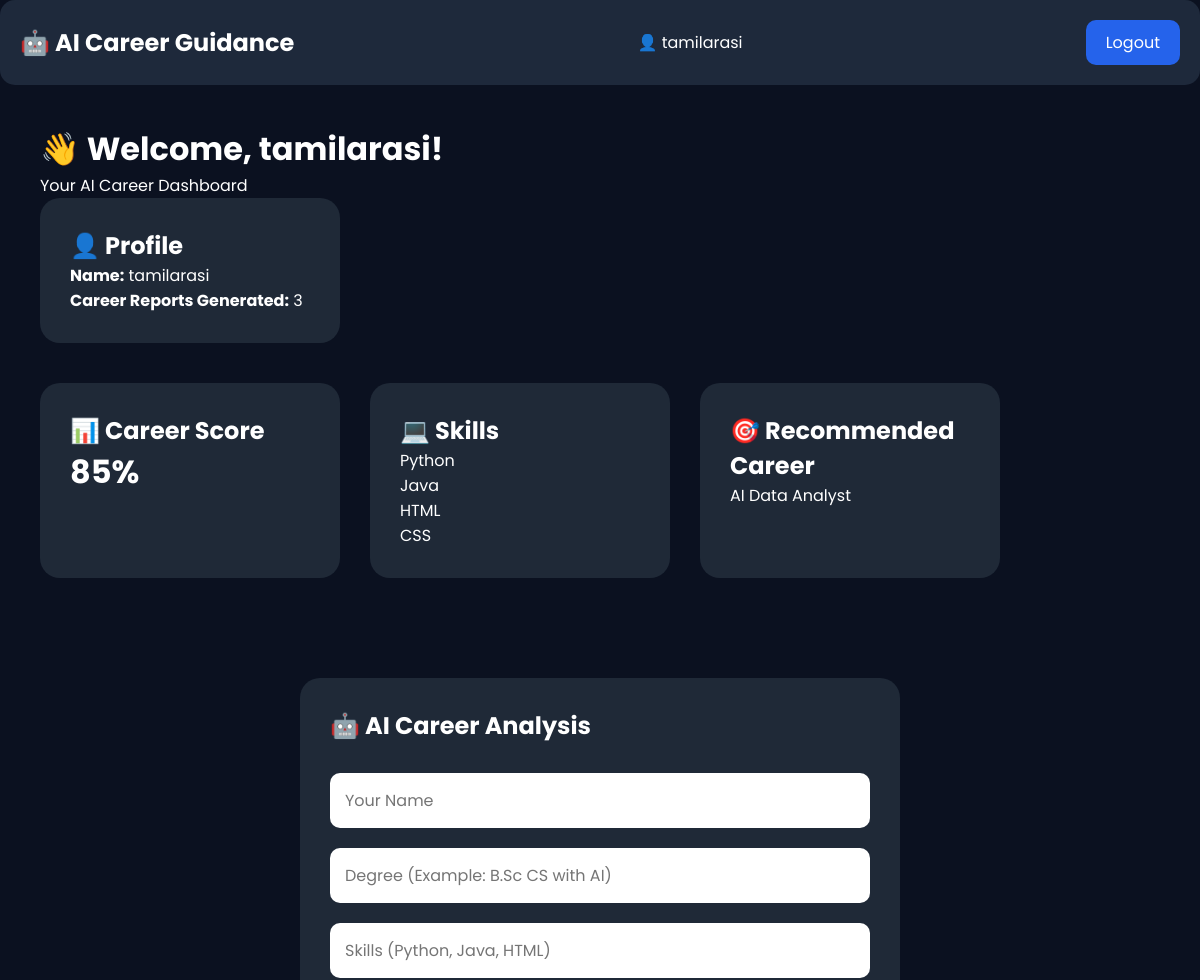
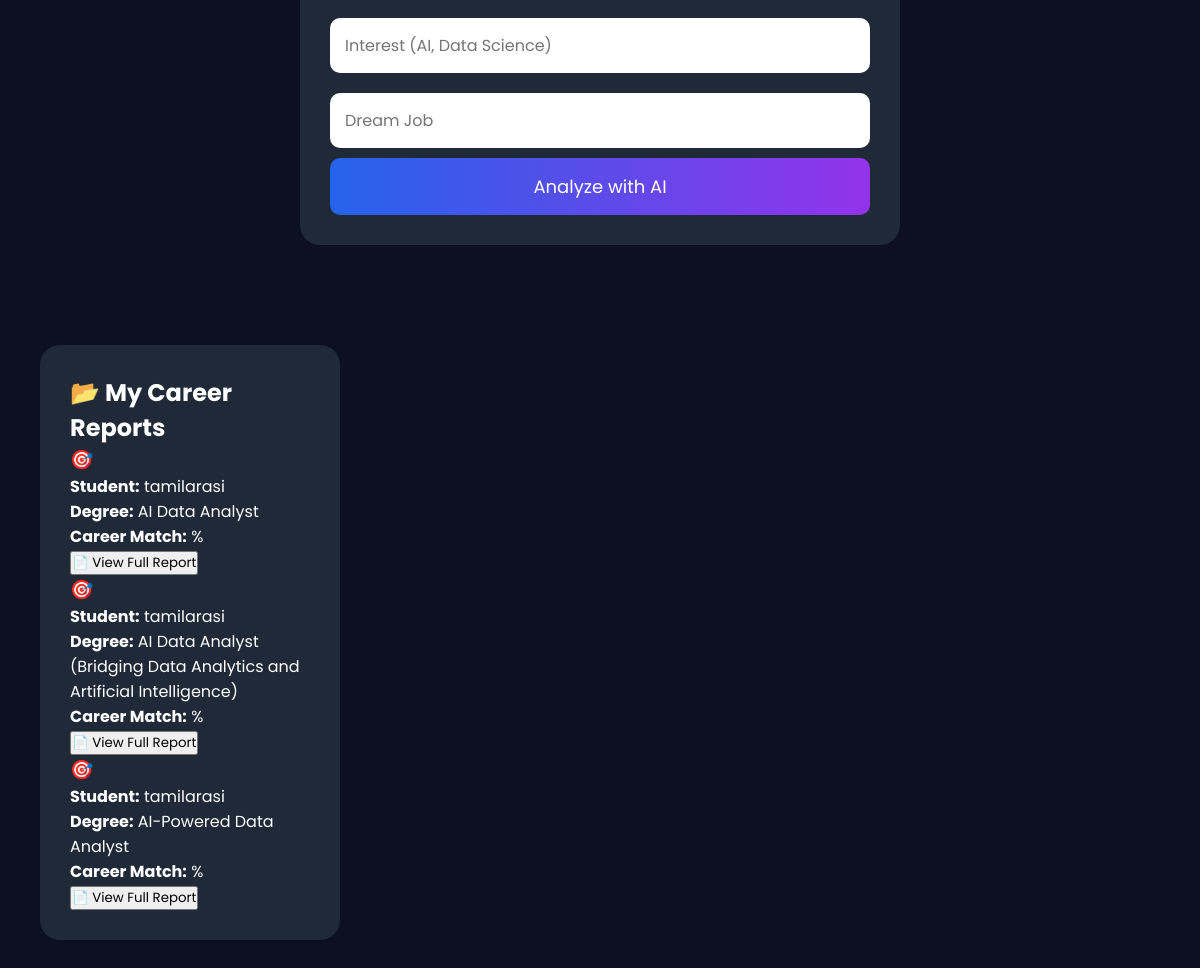
Page /career-dashboard (signed in) on the committed database (2 pictures, top to bottom).
### tables this page shows
CREATE TABLE career_results(
    id INTEGER PRIMARY KEY AUTOINCREMENT,
    name TEXT,
    degree TEXT,
    skills TEXT,
    interest TEXT,
    dreamjob TEXT,
    career_role TEXT,
    score TEXT,
    ai_result TEXT
, user_id INTEGER);

### app.py (the view)
@app.route("/career-dashboard")
def dashboard():
    if "user_id" not in session:
        return redirect("/login")
    conn = sqlite3.connect("career.db")
    cursor = conn.cursor()
    cursor.execute("""
        SELECT id, name, career_role, score, degree
        FROM career_results
        WHERE user_id=?
        ORDER BY id DESC
    """, (session["user_id"],))
    reports = cursor.fetchall()
    latest_report = reports[0] if reports else None
    report_count = len(reports)
    conn.close()
    return render_template(
        "dashboard.html",
        reports=reports,
        latest_report=latest_report,
        username=session["username"],
        report_count=report_count
    )

### templates/dashboard.html (shortened to what this page needs)
<!DOCTYPE html>
<html lang="en">
<head>
<link rel="stylesheet" href="{{ url_for('static', filename='dashboard.css') }}">
</head>
<body>
<nav>
<h2>🤖 AI Career Guidance</h2>
<p>👤 {{ username }}</p>
<a href="/logout">Logout</a>
</nav>
<div class="container">
<h1>👋 Welcome, {{ username }}!</h1>
<p>Your AI Career Dashboard</p>
<div class="card">
<h2>👤 Profile</h2>
<p>
<b>Name:</b> {{ username }}
</p>
<p>
<b>Career Reports Generated:</b> {{ report_count }}
</p>
</div>
<div class="cards">
<div class="card">
<h2>📊 Career Score</h2>
{% if latest_report %}
<h1>{{ latest_report[3] }}%</h1>
{% else %}
<h1>0%</h1>
{% endif %}
</div>
<div class="card">
<h2>💻 Skills</h2>
<p>Python</p>
<p>Java</p>
<p>HTML</p>
<p>CSS</p>
</div>
<div class="card">
<h2>🎯 Recommended Career</h2>
{% if latest_report %}
<p>{{ latest_report[2] }}</p>
{% else %}
<p>No Recommendation</p>
{% endif %}
</div>
</div>
</div>
<div class="ai-form">
<h2>🤖 AI Career Analysis</h2>
<form action="/analyze" method="POST">
<input type="text"
name="name"
placeholder="Your Name"
required>
<input type="text"
name="degree"
placeholder="Degree (Example: B.Sc CS with AI)"
required>
<input type="text"
name="skills"
placeholder="Skills (Python, Java, HTML)"
required>
<input type="text"
name="interest"
placeholder="Interest (AI, Data Science)"
required>
<input type="text"
name="dreamjob"
placeholder="Dream Job"
required>
<button type="submit">
Analyze with AI
</button>
</form>
</div>
<div class="container">
<div class="card">
<h2>📂 My Career Reports</h2>
{% if reports %}
{% for report in reports %}
<div class="report-card">
    <h3>🎯 {{ report[6] }}</h3>
<p>
<b>Student:</b> {{ report[1] }}
</p>
<p>
<b>Degree:</b> {{ report[2] }}
</p>
<p>
<b>Career Match:</b> {{ report[7] }}%
</p>
<a href="/report/{{ report[0] }}">
   <button>
        📄 View Full Report
   </button>
</a>
</div>
{% endfor %}
{% else %}
<p>No Career Reports Found.</p>
{% endif %}
</div>
</div>
</body>
</html>

### static/dashboard.css (style rules this page uses)
* { margin:0; padding:0; box-sizing:border-box; font-family:Poppins; }
body { background:#0b1120; color:white; }
nav { display:flex; justify-content:space-between; padding:20px 50px; background:#111827; }
nav a { color:white; text-decoration:none; }
.container { padding:40px; }
.cards { display:flex; gap:30px; margin-top:40px; }
.card { background:#1f2937; padding:30px; border-radius:20px; width:300px; transition:.3s; }
.ai-form { width:600px; margin:60px auto; background:#1f2937; padding:30px; border-radius:20px; }
.ai-form h2 { margin-bottom:20px; }
.ai-form input { width:100%; padding:15px; margin:10px 0; border:none; border-radius:10px; font-size:16px; }
.ai-form button { width:100%; padding:15px; background:linear-gradient(90deg,#2563eb,#9333ea); border:none; border-radius:10px; color:white; font-size:18px; cursor:pointer; }
nav { display:flex; justify-content:space-between; align-items:center; padding:20px; background:#1e293b; border-radius:15px; }
nav a { color:white; text-decoration:none; background:#2563eb; padding:10px 20px; border-radius:10px; }

### rows in the picture
career_results: score "85", career_role "AI Data Analyst", name "tamilarasi"
career_results: name "tamilarasi", career_role "AI Data Analyst (Bridging Data Analytics and Artificial Intelligence)"
career_results: name "tamilarasi", career_role "AI-Powered Data Analyst"

### other values in the picture
{{ username }} "tamilarasi"
{{ report_count }} "3"
